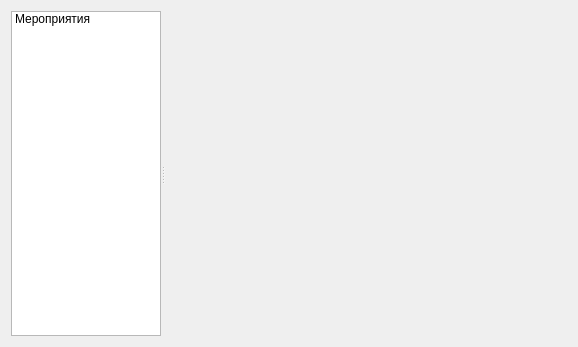
<?xml version="1.0" encoding="UTF-8"?>
<ui version="4.0">
 <class>MainWindow</class>
 <widget class="QMainWindow" name="MainWindow">
  <property name="geometry">
   <rect>
    <x>0</x>
    <y>0</y>
    <width>578</width>
    <height>347</height>
   </rect>
  </property>
  <property name="windowTitle">
   <string>TCS - Программа продавца</string>
  </property>
  <widget class="QWidget" name="centralWidget">
   <layout class="QGridLayout" name="gridLayout">
    <item row="1" column="0">
     <widget class="QSplitter" name="splitter">
      <property name="orientation">
       <enum>Qt::Horizontal</enum>
      </property>
      <widget class="QListWidget" name="listWidget">
       <property name="sizePolicy">
        <sizepolicy hsizetype="Fixed" vsizetype="Expanding">
         <horstretch>0</horstretch>
         <verstretch>0</verstretch>
        </sizepolicy>
       </property>
       <property name="maximumSize">
        <size>
         <width>150</width>
         <height>16777215</height>
        </size>
       </property>
       <property name="selectionMode">
        <enum>QAbstractItemView::NoSelection</enum>
       </property>
       <property name="iconSize">
        <size>
         <width>22</width>
         <height>22</height>
        </size>
       </property>
       <item>
        <property name="text">
         <string>Мероприятия</string>
        </property>
        <property name="icon">
         <iconset>
          <normaloff>:/images/categoriesImages/imActions.png</normaloff>:/images/categoriesImages/imActions.png</iconset>
        </property>
       </item>
      </widget>
      <widget class="QStackedWidget" name="stackedWidget">
       <property name="sizePolicy">
        <sizepolicy hsizetype="Expanding" vsizetype="Expanding">
         <horstretch>0</horstretch>
         <verstretch>0</verstretch>
        </sizepolicy>
       </property>
       <widget class="QWidget" name="page_actions">
        <layout class="QGridLayout" name="gridLayout_2">
         <item row="0" column="0">
          <widget class="QWidget" name="wActions" native="true"/>
         </item>
        </layout>
       </widget>
       <widget class="QWidget" name="page_2"/>
      </widget>
     </widget>
    </item>
   </layout>
  </widget>
 </widget>
 <layoutdefault spacing="6" margin="11"/>
 <resources/>
 <connections/>
</ui>
